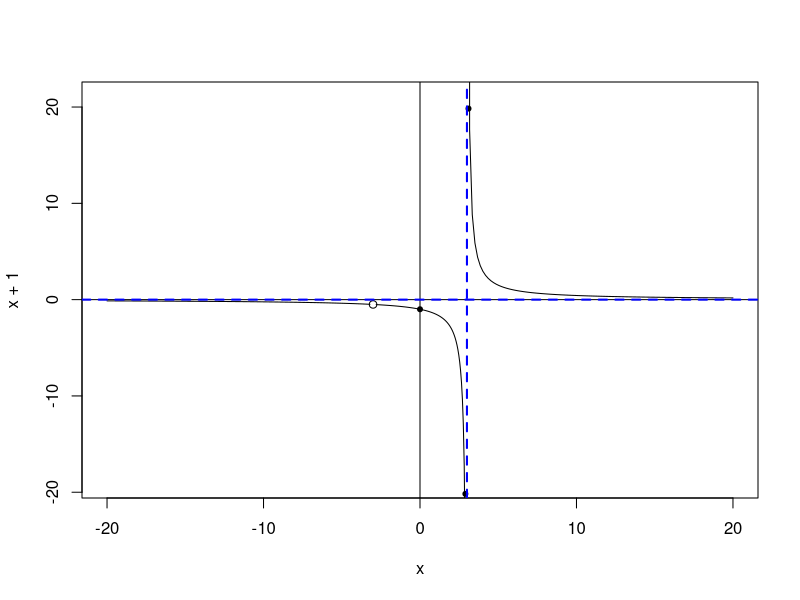

Here is the R script that generated this plot:
## ---- chunk 1
knitr::opts_chunk$set(echo = FALSE, prompt = FALSE, comment = NA, warning = FALSE)
library(matrixcalc)
## ---- chunk 2
curve(x+1, -20,20, col= "white")
curve((3*x +9)/(x*x -9), -20, -3.2, add= TRUE)
curve((3*x +9)/(x*x -9), -2.8, 2.9999, add= TRUE)
curve((3*x +9)/(x*x -9), 3.00001,20, add= TRUE)
points(-3,-1/2)
points(3.1,19.84, pch=20)
points(2.9,-20.17, pch=20)
points(0,-1, pch=20)
abline(v=0, col="black", lwd=1)
abline(h=0, col="black", lwd=1)
abline(v=3, col="blue", lty=2, lwd=2)
abline(h=0, col="blue", lty=2, lwd =2)
